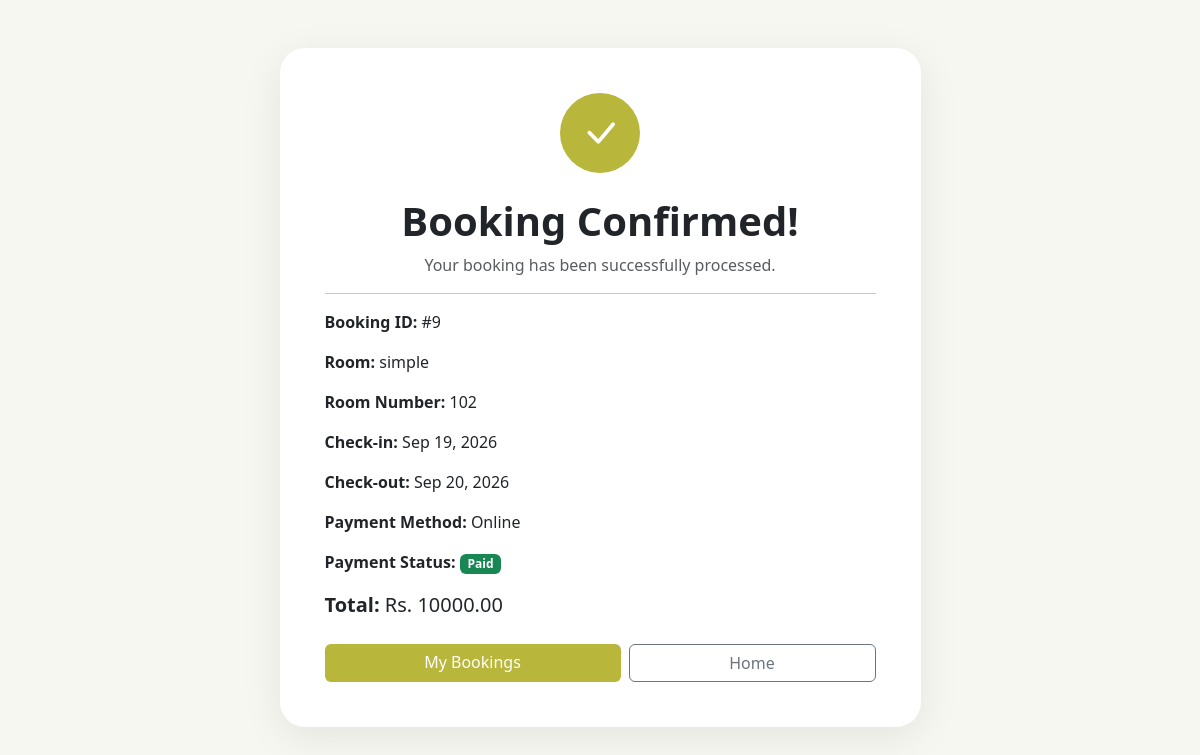
Page /payments/success/8/ (signed in) on the committed database.
### payments/models.py (models this page shows, shortened)
class Payment(models.Model):
    METHOD_CHOICES = [
        ('cash', 'Cash'),
        ('card', 'Card'),
        ('online', 'Online'),
    ]
    STATUS_CHOICES = [
        ('pending', 'Pending'),
        ('completed', 'Completed'),
        ('failed', 'Failed'),
        ('refunded', 'Refunded'),
    ]
    booking = models.OneToOneField(
        Booking,
        on_delete=models.CASCADE,
        related_name='payment'
    )
    amount = models.DecimalField(
        max_digits=10,
        decimal_places=2
    )
    method = models.CharField(
        max_length=20,
        choices=METHOD_CHOICES
    )
    status = models.CharField(
        max_length=20,
        choices=STATUS_CHOICES,
        default='pending'
    )
    transaction_id = models.CharField(
        max_length=200,
        blank=True,
        null=True
    )
    paid_at = models.DateTimeField(
        blank=True,
        null=True
    )
    created_at = models.DateTimeField(
        auto_now_add=True
    )

### bookings/models.py (models this page shows, shortened)
class Booking(models.Model):
    STATUS_CHOICES = [
        ('pending', 'Pending'),
        ('confirmed', 'Confirmed'),
        ('checked_in', 'Checked In'),
        ('checked_out', 'Checked Out'),
        ('cancelled', 'Cancelled'),
    ]
    PAYMENT_STATUS_CHOICES = [
        ('pending', 'Pending'),
        ('paid', 'Paid'),
        ('failed', 'Failed'),
        ('refunded', 'Refunded'),
    ]
    user = models.ForeignKey(
        User,
        on_delete=models.CASCADE,
        related_name='bookings'
    )
    room = models.ForeignKey(
        Room,
        on_delete=models.PROTECT,
        related_name='bookings'
    )
    check_in = models.DateField(
        verbose_name="Check-in Date"
    )
    check_in_time = models.TimeField(
        default="14:00",
        verbose_name="Check-in Time"
    )
    check_out = models.DateField(
        verbose_name="Check-out Date"
    )
    check_out_time = models.TimeField(
        default="12:00",
        verbose_name="Check-out Time"
    )
    guests = models.PositiveIntegerField(
        default=1
    )
    total_amount = models.DecimalField(
        max_digits=10,
        decimal_places=2,
        default=0
    )
    status = models.CharField(
        max_length=20,
        choices=STATUS_CHOICES,
        default='pending'
    )
    payment_status = models.CharField(
        max_length=20,
        choices=PAYMENT_STATUS_CHOICES,
        default='pending'
    )
    special_request = models.TextField(
        blank=True
    )
    created_at = models.DateTimeField(
        auto_now_add=True
    )
    updated_at = models.DateTimeField(
        auto_now=True
    )

### rooms/models.py (models this page shows, shortened)
class Room(models.Model):
    STATUS_CHOICES = [
        ('available', 'Available'),
        ('maintenance', 'Maintenance'),
        ('inactive', 'Inactive'),
    ]
    category = models.ForeignKey(
        RoomCategory,
        on_delete=models.PROTECT,
        related_name='rooms'
    )
    room_number = models.CharField(
        max_length=20,
        unique=True
    )
    name = models.CharField(
        max_length=150
    )
    description = models.TextField(
        blank=True
    )
    price = models.DecimalField(
        max_digits=10,
        decimal_places=2
    )
    capacity = models.PositiveIntegerField(
        default=2
    )
    size = models.PositiveIntegerField(
        default=30,
        help_text="Room size in square meters"
    )
    bed_type = models.CharField(
        max_length=100,
        default="Double Bed"
    )
    floor = models.PositiveIntegerField(
        default=1
    )
    image = models.ImageField(
        upload_to='rooms/',
        blank=True,
        null=True
    )
    status = models.CharField(
        max_length=20,
        choices=STATUS_CHOICES,
        default='available'
    )
    is_featured = models.BooleanField(
        default=False
    )
    has_wifi = models.BooleanField(
        default=True
    )
    has_ac = models.BooleanField(
        default=True
    )
    has_tv = models.BooleanField(
        default=True
    )
    has_breakfast = models.BooleanField(
        default=False
    )
    has_balcony = models.BooleanField(
        default=False
    )
    created_at = models.DateTimeField(
        auto_now_add=True
    )
    updated_at = models.DateTimeField(
        auto_now=True
    )
    class Meta:
        verbose_name = "Room"
        verbose_name_plural = "Rooms"
        ordering = ['room_number']

### payments/views.py (the view)
@login_required(login_url="login")
def payment_success(
    request,
    payment_id
):
    payment = get_object_or_404(
        Payment.objects.select_related(
            "booking",
            "booking__room",
            "booking__room__category"
        ),
        id=payment_id,
        booking__user=request.user
    )
    return render(
        request,
        "payments/payment_success.html",
        {
            "payment": payment,
        }
    )

### templates/payments/payment_success.html (shortened to what this page needs)
{% load static %}
<!DOCTYPE html>
<html lang="en">
<head>
    <link
        href="https://cdn.jsdelivr.net/npm/bootstrap@5.3.3/dist/css/bootstrap.min.css"
        rel="stylesheet"
    >
    <link
        href="https://cdn.jsdelivr.net/npm/bootstrap-icons@1.11.3/font/bootstrap-icons.css"
        rel="stylesheet"
    >
</head>
<body>
<div class="container py-5">
    <div class="row justify-content-center">
        <div class="col-lg-7">
            <div class="success-card text-center">
                <div class="success-icon mb-4">
                    <i class="bi bi-check-lg"></i>
                </div>
                <h1 class="fw-bold">
                    Booking Confirmed!
                </h1>
                <p class="text-muted">
                    Your booking has been successfully processed.
                </p>
                <hr>
                <div class="text-start">
                    <p>
                        <strong>Booking ID:</strong>
                        #{{ payment.booking.id }}
                    </p>
                    <p>
                        <strong>Room:</strong>
                        {{ payment.booking.room.name }}
                    </p>
                    <p>
                        <strong>Room Number:</strong>
                        {{ payment.booking.room.room_number }}
                    </p>
                    <p>
                        <strong>Check-in:</strong>
                        {{ payment.booking.check_in|date:"M d, Y" }}
                    </p>
                    <p>
                        <strong>Check-out:</strong>
                        {{ payment.booking.check_out|date:"M d, Y" }}
                    </p>
                    <p>
                        <strong>Payment Method:</strong>
                        {{ payment.get_method_display }}
                    </p>
                    <p>
                        <strong>Payment Status:</strong>
                        {% if payment.status == 'completed' %}
                            <span class="badge bg-success">
                                Paid
                            </span>
                        {% else %}
                            <span class="badge bg-warning text-dark">
                                Pay at Hotel
                            </span>
                        {% endif %}
                    </p>
                    <p class="fs-5">
                        <strong>
                            Total:
                        </strong>
                        Rs. {{ payment.amount }}
                    </p>
                </div>
                <div class="d-flex gap-2 mt-4">
                    <a
                        href="{% url 'my_bookings' %}"
                        class="btn btn-main flex-fill"
                    >
                        My Bookings
                    </a>
                    <a
                        href="{% url 'home' %}"
                        class="btn btn-outline-secondary flex-fill"
                    >
                        Home
                    </a>
                </div>
            </div>
        </div>
    </div>
</div>
</body>
</html>

### templates/payments/payment_success.html (style rules this page uses)
body { background: #f7f7f2; }
.success-card { background: white; border-radius: 25px; padding: 45px; box-shadow: 0 10px 40px rgba(0,0,0,.08); }
.success-icon { width: 80px; height: 80px; border-radius: 50%; background: #b8b63b; color: white; display: flex; align-items: center; justify-content: center; font-size: 40px; margin: auto; }
.btn-main { background: #b8b63b; color: white; border: none; }

### rows in the picture
Payment: booking.id "9", booking.room.name "simple", booking.room.room_number "102", booking.check_in "Sep 19, 2026", booking.check_out "Sep 20, 2026", method "Online", amount "10000.00"
